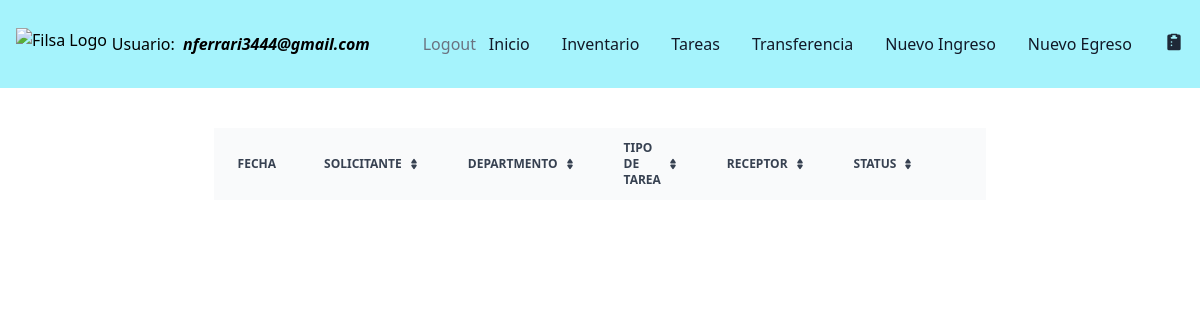
/tasks/ (signed in), run on an earlier commit of the app's database.
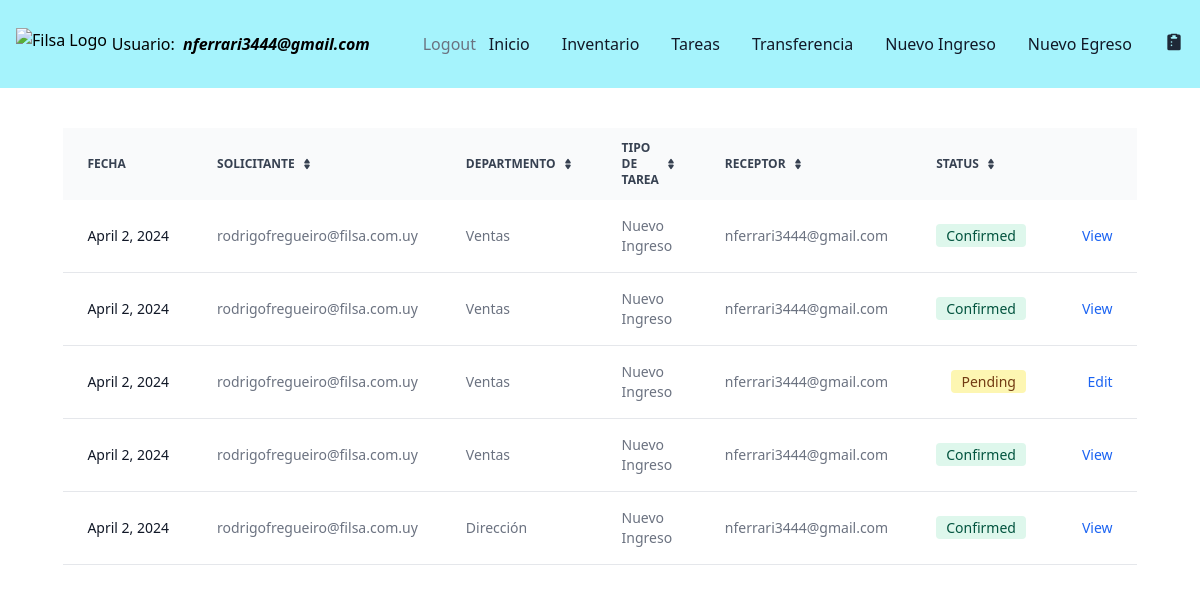
And on a later commit of the database.
### filsa/models.py (models this page shows)
class CustomUser( AbstractBaseUser , PermissionsMixin ):
    ROLES = [('Operator', 'Operator'),
             ('Logistic','Logistic'),
             ('Supervisor','Supervisor')]
    DEPARTMENT = [('Ventas','Ventas'),
                ('Dirección', 'Dirección'),
                ('Administración', 'Administración'),
                ('Taller', 'Taller'),
                ('Logística','Logística')
                ]
    username = models.CharField(max_length=40)
    password = models.CharField(max_length=100)
    email = models.EmailField(max_length=40, blank=False, unique=True,
                              default='', error_messages =
                                {'required': 'Please provide your email address.',
                  'unique': 'An account with this email exist'},)
    departamento = models.CharField(max_length=30, choices = DEPARTMENT, default='Sales')
    role = models.CharField(max_length=40, choices=ROLES, blank=True, null=True)
    is_staff = models.BooleanField(default=False)
    is_superuser = models.BooleanField(default=False)
    is_active = models.BooleanField(default=True)
    USERNAME_FIELD = 'email'
    REQUIRED_FIELDS = ['username']
    objects = CustomUserManager()

class Tasks(models.Model):
    STATUS = [('Pending','Pending'),
              ('Confirmed','Confirmed')]
    DEPARTMENT = [('Ventas','Ventas'),
                ('Dirección', 'Dirección'),
                ('Administración', 'Administración'),
                 ('Encargado Servicio Técnico', 'Encargado Servicio Técnico'),
                ('Servicio Técnico', 'Servicio Técnico'),
                ('Logística','Logística')
                ]
    MOTIVOSINGRESO = [('Devolución Mercadería', 'Devolución Mercadería'),
                ('Importación', 'Importación'),
                 ('Compra en Plaza', 'Compra en Plaza'),
                 ('Armado Nuevo Producto', 'Armado Nuevo Producto' )]
    MOTIVOSEGRESO = [('Servicio Técnico', 'Servicio Técnico'),
                     ('Planta de Armado', 'Planta de Armado'),
                      ('Ventas', 'Ventas'),
                       ('Mantenimiento', 'Mantenimiento') ]
    task_id = models.AutoField(primary_key=True)
    receptor = models.ForeignKey(CustomUser, on_delete=models.CASCADE, related_name='receptor',  blank=True, null=True)
    issuer = models.ForeignKey(CustomUser, on_delete=models.CASCADE, related_name='issuer', blank=True, null=True)
    status = models.CharField(max_length=30, choices= STATUS, default='Pending')
    department = models.CharField(max_length=30, choices = DEPARTMENT, default='Sales')
    date = models.DateField(verbose_name=u"Fecha")
    deliveryDate = models.DateField(verbose_name=u"Fecha", default = '1970-01-01')
    motivoIngreso = models.CharField(max_length=30, choices = MOTIVOSINGRESO) # default='Transferencia Depósitos')
    motivoEgreso = models.CharField(max_length=30, choices = MOTIVOSEGRESO) #default='Transferencia Depósitos')
    warehouseProduct = models.ForeignKey(WarehousesProduct, on_delete= models.CASCADE, blank=True, null=True)
    actionType = models.CharField(max_length=20,  default='Inbound')
    observations = models.CharField(max_length=500, null=True, blank= True)

### filsa/views.py (the view)
# urls.py: path('tasks/', TaskListView.as_view() , name='tasks'),
class TaskListView(LoginRequiredMixin, generic.ListView):
    template_name = 'tasks.html'
    model = Tasks
    def get_queryset(self) -> QuerySet[Any]:
        user_is_staff = self.request.user.is_staff
        if user_is_staff:
            self.tasks = Tasks.objects.all() # , actionType='Nueva Solicitud')
            return self.tasks
        print('user is superuser', self.request.user.is_superuser)
        user_group = self.request.user.groups.values_list('name',flat = True)[0].strip()
        print('user_group', user_group)
        if user_group == 'Tecnico':
            tasks = ["Transferencia","Confirma Transferencia"]
        elif user_group == 'Comercial':
            tasks = ["Nuevo Egreso", "Confirma Egreso"]
        else:
            tasks = ["Transferencia","Confirma Transferencia", "Nuevo Ingreso", "Confirma Ingreso", "Nuevo Egreso", "Confirma Egreso"]
        self.tasks = Tasks.objects.filter(actionType__in = tasks) #filter(status='Pending') # , actionType='Nueva Solicitud')
        return self.tasks
    def get_context_data(self, **kwargs):
        context = super(TaskListView, self).get_context_data(**kwargs)
        context['tasks'] = self.tasks
        return context

### filsa/templates/tasks.html (shortened to what this page needs)
{% extends '_base.html' %}
{% load static %}
{% block content %}
<div class="mt-10 sm:rounded-lg">
    <table class="py-8 px-4 mx-auto max-w-2xl lg:py-16 text-sm text-left rtl:text-right text-gray-500 dark:text-gray-400">
        <thead class="text-xs text-gray-700 uppercase bg-gray-50 dark:bg-gray-700 dark:text-gray-400">
            <tr>
                <th scope="col" class="px-6 py-3">
                    Fecha
                </th>
                <th scope="col" class="px-6 py-3">
                    <div class="flex items-center">
                        Solicitante
                        <a href="#"></a>
                    </div>
                </th>
                <th scope="col" class="px-6 py-3">
                    <div class="flex items-center">
                        Departmento
                        <a href="#"></a>
                    </div>
                </th>
                <th scope="col" class="px-6 py-3">
                    <div class="flex items-center">
                        Tipo de Tarea
                        <a href="#"></a>
                    </div>
                </th>
                <th scope="col" class="px-6 py-3">
                    <div class="flex items-center">
                        Receptor
                        <a href="#"></a>
                    </div>
                </th>
                <th scope="col" class="px-6 py-3">
                    <div class="flex items-center">
                        Status
                        <a href="#"></a>
                    </div>
                </th>
                <th scope="col" class="px-6 py-3">
                </th>
            </tr>
        </thead>
        <tbody>
            {% for task in tasks %}
            <tr class="bg-white border-b dark:bg-gray-800 dark:border-gray-700">
                <th scope="row" class="px-6 py-4 font-medium text-gray-900 whitespace-nowrap dark:text-white">
                    {{task.date}}
                </th>
                <td class="px-6 py-4">
                    {{task.issuer}}
                </td>
                <td class="px-6 py-4">
                    {{task.department}}
                </td>
                <td class="px-6 py-4">
                    {{task.actionType}}
                </td>
                <td class="px-6 py-4">
                    {{task.receptor}}
                </td>
                    {% if task.status == 'Pending' %}
                    <td class="px-6 py-4 text-right">
                        <span class="bg-yellow-100 text-yellow-800 text-sm font-medium me-2 px-2.5 py-0.5 rounded dark:bg-yellow-900 dark:text-yellow-300">{{task.status}}</span>
                    </td>
                    {% else %}
                    <td class="px-6 py-4 text-right">
                    <span class="bg-green-100 text-green-800 text-sm font-medium me-2 px-2.5 py-0.5 rounded dark:bg-green-900 dark:text-green-300">{{task.status}}</span>
                </td>
                {% endif %}
                {% if task.actionType == 'Nuevo Egreso' and task.status == 'Pending' %}
                <td class="px-6 py-4 text-right">
                    <a href="{% url 'outbounddelivery' requested_id=task.task_id %}"  class="font-medium text-blue-600 dark:text-blue-500 hover:underline">Edit</a>
                </td>
                {% elif task.actionType == 'Nuevo Egreso' and task.status == 'Confirmed' %}
                <td class="px-6 py-4 text-right">
                    <a href="{% url 'outboundconfirmed' requested_id=task.task_id %}"  class="font-medium text-blue-600 dark:text-blue-500 hover:underline">View</a>
                </td>
                {% elif task.actionType == 'Nuevo Ingreso' and task.status == 'Pending' %}
                <td class="px-6 py-4 text-right">
                    <a href="{% url 'inboundreception' requested_id=task.task_id %}"  class="font-medium text-blue-600 dark:text-blue-500 hover:underline">Edit</a>
                </td>
                {% elif task.actionType == 'Nuevo Ingreso' and task.status == 'Confirmed' %}
                <td class="px-6 py-4 text-right">
                    <a href="{% url 'inboundconfirmed' requested_id=task.task_id %}"  class="font-medium text-blue-600 dark:text-blue-500 hover:underline">View</a>
                </td>
                {% elif task.actionType == 'Transferencia' and task.status == 'Pending' %}
                <td class="px-6 py-4 text-right">
                    <a href="{% url 'transferreception' requested_id=task.task_id %}"  class="font-medium text-blue-600 dark:text-blue-500 hover:underline">Edit</a>
                </td>
                {% elif task.actionType == 'Transferencia' and task.status == 'Confirmed' %}
                <td class="px-6 py-4 text-right">
                    <a href="{% url 'transferconfirmed' requested_id=task.task_id %}"  class="font-medium text-blue-600 dark:text-blue-500 hover:underline">View</a>
                </td>
                 {% endif %}
            </tr>
            {% endfor %}
        </tbody>
    </table>
</div>
  {% endblock content %}

### filsa/templates/_base.html (shortened to what this page needs)
{% load compress %}
{% load static %}
{% load grouptag %}
<!DOCTYPE html>
<html lang="en">
<head>
<link rel="stylesheet" href="https://ajax.googleapis.com/ajax/libs/jqueryui/1.11.4/themes/smoothness/jquery-ui.css">
    {% compress css %}
 <link rel="stylesheet" href="{% static 'src/output.css' %}">
    {% endcompress %}
</head>
<nav class="bg-cyan-200 border-gray-200 dark:bg-gray-900">
    <div class="max-w-screen-xl flex flex-wrap items-center justify-between p-4">
      <a href="https://www.filsa.com.uy/" target="_blank" class="flex items-center space-x-3 rtl:space-x-reverse">
          <img src="https://filsa.s3.amazonaws.com/logo.jpg" class="h-8" alt="Filsa Logo" />
      </a>
      {% if user.is_authenticated %}
      <div class="flex text-black-400 items-center lg:mr-10 sm:mr-0 lm:mr-0">
        Usuario: &nbsp <i><strong>{{user.get_username}}</strong></i>
      </div>
      <a href="{% url 'logout' %}" class="py-4 px-2 text-gray-500 hover:text-green-500 transition duration-300">Logout</a>
      {% else %}
      <a href="{% url 'login' %}" class="py-4 px-2 text-gray-500 hover:text-green-500 transition duration-300">Login</a>
      {% endif %}
      <div class="hidden w-full md:block md:w-auto" id="navbar-default">
        <ul class="font-medium flex flex-col p-4 md:p-0 mt-4 border border-gray-100 rounded-lg md:flex-row md:space-x-8 rtl:space-x-reverse md:mt-0 md:border-0 dark:bg-gray-800 md:dark:bg-gray-900 dark:border-gray-700">
          <li>
            <a href="{% url 'home' %}" class="text-gray-900 rounded hover:bg-gray-100 md:border-0 md:hover:text-blue-700 md:p-0 dark:text-white md:dark:hover:text-blue-500 dark:hover:bg-gray-700 dark:hover:text-white md:dark:hover:bg-transparent">Inicio</a>
          </li>
          <li>
            <a href="{% url 'stock' %}" class="block py-2 px-3 text-gray-900 rounded hover:bg-gray-100 md:border-0 md:hover:text-blue-700 md:p-0 dark:text-white md:dark:hover:text-blue-500 dark:hover:bg-gray-700 dark:hover:text-white md:dark:hover:bg-transparent">Inventario</a>
          </li>
          <li>
            <a href="{% url 'tasks' %}" class="block py-2 px-3 text-gray-900 rounded hover:bg-gray-100 md:border-0 md:hover:text-blue-700 md:p-0 dark:text-white md:dark:hover:text-blue-500 dark:hover:bg-gray-700 dark:hover:text-white md:dark:hover:bg-transparent">Tareas</a>
          </li>
          <li>
            {% if user.groups.all.0.name.strip == "Administrador"  or user.groups.all.0.name.strip == "Supervisor"  or user.groups.all.0.name.strip == "Tecnico"   or user.groups.all.0.name.strip == "Logistica" %}
            <a href="{% url 'transfer' %}" class="block py-2 px-3 text-gray-900 rounded hover:bg-gray-100 md:border-0 md:hover:text-blue-700 md:p-0 dark:text-white md:dark:hover:text-blue-500 dark:hover:bg-gray-700 dark:hover:text-white md:dark:hover:bg-transparent">Transferencia</a>
            {% endif %}
          </li>
          <li>
          {% if user.groups.all.0.name.strip == "Administrador"  or user.groups.all.0.name.strip == "Supervisor" %}
            <a href="{% url 'inbound' %}" class="block py-2 px-3 text-gray-900 rounded hover:bg-gray-100 md:border-0 md:hover:text-blue-700 md:p-0 dark:text-white md:dark:hover:text-blue-500 dark:hover:bg-gray-700 dark:hover:text-white md:dark:hover:bg-transparent">Nuevo Ingreso</a>
           {% endif %}
          </li>
          <li>
            {% if user.groups.all.0.name.strip == "Administrador"  or user.groups.all.0.name.strip == "Supervisor" or user.groups.all.0.name.strip == "Comercial" %}
            <a href="{% url 'outboundorder' %}" class="block py-2 px-3 text-gray-900 rounded hover:bg-gray-100 md:border-0 md:hover:text-blue-700 md:p-0 dark:text-white md:dark:hover:text-blue-500 dark:hover:bg-gray-700 dark:hover:text-white md:dark:hover:bg-transparent">Nuevo Egreso</a>
            {% endif %}
          </li>
          <li>
            <a href="{% url 'newcotization' %}" data-popover-target="popover-default" class="block py-2 px-3 text-gray-900 rounded hover:bg-gray-100 md:border-0 md:hover:text-blue-700 md:p-0 dark:text-white md:dark:hover:text-blue-500 dark:hover:bg-gray-700 dark:hover:text-white md:dark:hover:bg-transparent">
              </a>
        </li>
        </ul>
      </div>
    </div>
  </nav>
 {% block content %}
 {% endblock content %}
</body>
</html>

What changed in the data, as far as the page shows it:
added Tasks: date "April 2, 2024", issuer "rodrigofregueiro@filsa.com.uy", department "Ventas", actionType "Nuevo Ingreso", receptor "nferrari3444@gmail.com", status "Confirmed", shows "View"
added Tasks: date "April 2, 2024", issuer "rodrigofregueiro@filsa.com.uy", department "Ventas", actionType "Nuevo Ingreso", receptor "nferrari3444@gmail.com", status "Confirmed", shows "View"
added Tasks: date "April 2, 2024", issuer "rodrigofregueiro@filsa.com.uy", department "Ventas", actionType "Nuevo Ingreso", receptor "nferrari3444@gmail.com", status "Pending", shows "Edit"
added Tasks: date "April 2, 2024", issuer "rodrigofregueiro@filsa.com.uy", department "Ventas", actionType "Nuevo Ingreso", receptor "nferrari3444@gmail.com", status "Confirmed", shows "View"
added Tasks: date "April 2, 2024", issuer "rodrigofregueiro@filsa.com.uy", department "Dirección", actionType "Nuevo Ingreso", receptor "nferrari3444@gmail.com", status "Confirmed", shows "View"
